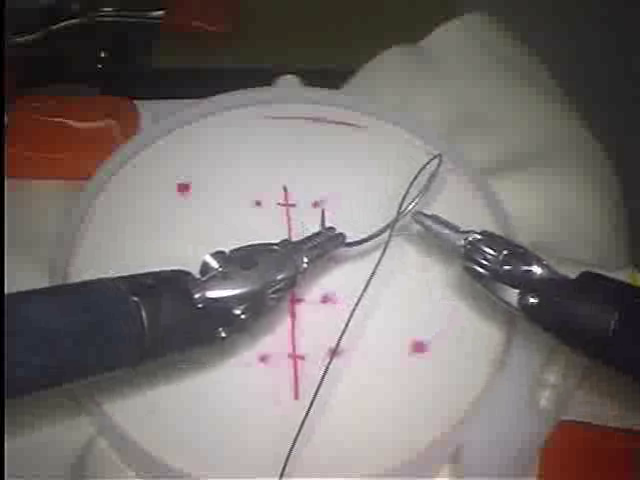
#> input picture frame 316 of VPTR_jigsaws_modifications/Suturing/Suturing/video/Suturing_C003_capture2.avi, 640 x 480 px
$ python extract_videos.py
#> lines starting #> are read from the running program, lines starting #| are printed output that depends on the picture
import cv2
import os
from pathlib import Path
from concurrent.futures import ProcessPoolExecutor
from tqdm import tqdm

def extract_frames(video_file, output_path, size=64):
    """Extracts frames from a video and saves them to the output directory."""
#> called with size = 64
    video_name = video_file.stem
    user_id = video_name.split('_')[1]
    capture_name = video_name.split('_')[2]

    user_folder = output_path / user_id / capture_name
    os.makedirs(user_folder, exist_ok=True)

    cap = cv2.VideoCapture(str(video_file))
    frame_count = 0
    while cap.isOpened():
        ret, frame = cap.read()
#> frame is the input picture: shape (480, 640, 3); mean B, G, R 111.1, 113.2, 119.7
        if not ret:
            break
        if frame_count % 2 == 0:  # Select every other frame
            frame = cv2.resize(frame, (size, size), interpolation=cv2.INTER_LINEAR)
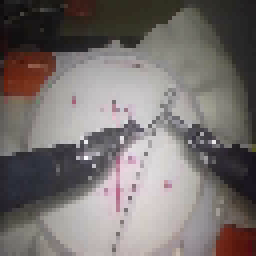
#> frame: shape (64, 64, 3) (shown 4 times larger); mean B, G, R 111.3, 113.3, 119.8
            frame_filename = user_folder / f'{frame_count:04d}.png'
            cv2.imwrite(str(frame_filename), frame)
        frame_count += 1
    cap.release()

if __name__ == '__main__':
    suturing_video_dir = r"D:\VPTR_jigsaws\Suturing\Suturing\video"
    output_frames_dir = r"D:\VPTR_jigsaws\Suturing\frames"

    video_path = Path(suturing_video_dir)
    output_path = Path(output_frames_dir)
    os.makedirs(output_path, exist_ok=True)

    video_files = [f for f in video_path.iterdir() if f.is_file() and f.suffix == '.avi']

    with ProcessPoolExecutor() as executor:
        list(tqdm(executor.map(extract_frames, video_files, [output_path] * len(video_files)), total=len(video_files)))

$ run again, starting later in the video
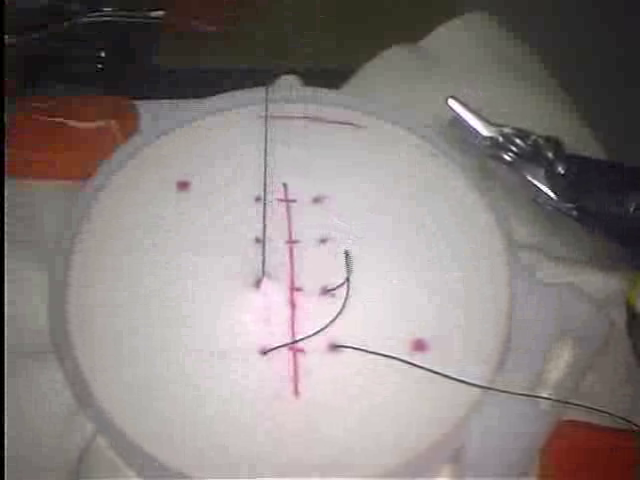
#> input picture frame 1423 of VPTR_jigsaws_modifications/Suturing/Suturing/video/Suturing_C003_capture2.avi, 640 x 480 px
#> in extract_frames, frame is the input picture: shape (480, 640, 3); mean B, G, R 128.1, 129.8, 137.5
#> in extract_frames, `frame = cv2.resize(frame, (size, size), interpolation=cv2.INTER_LINEAR)`:
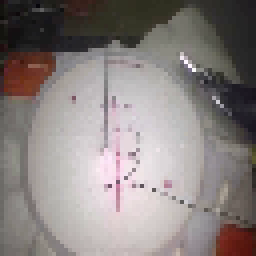
#> frame: shape (64, 64, 3) (shown 4 times larger); mean B, G, R 128.2, 129.9, 137.6

$ run again, starting later in the video
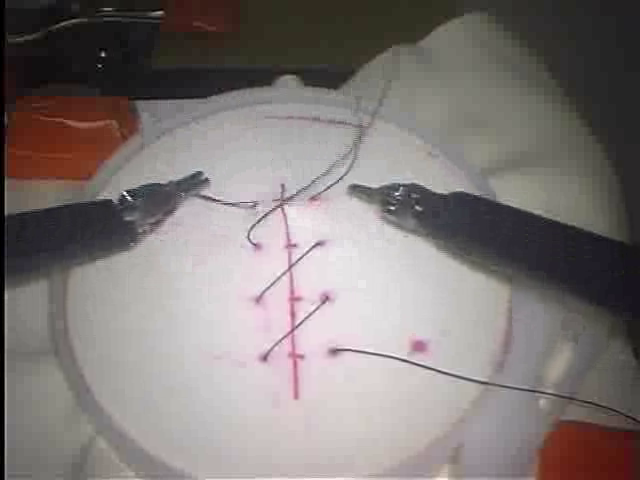
#> input picture frame 2531 of VPTR_jigsaws_modifications/Suturing/Suturing/video/Suturing_C003_capture2.avi, 640 x 480 px
#> in extract_frames, frame is the input picture: shape (480, 640, 3); mean B, G, R 119.7, 121.5, 128.6
#> in extract_frames, `frame = cv2.resize(frame, (size, size), interpolation=cv2.INTER_LINEAR)`:
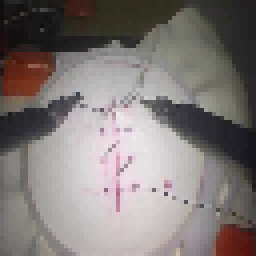
#> frame: shape (64, 64, 3) (shown 4 times larger); mean B, G, R 120, 121.9, 128.8
